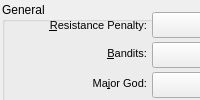
           <widget class="QWidget" name="tab_Config">
            <attribute name="title">
             <string>&amp;Config</string>
            </attribute>
            <attribute name="whatsThis">
             <string notr="true">CONFIG</string>
            </attribute>
            <layout class="QHBoxLayout" name="hlayout_Config">
             <property name="leftMargin">
              <number>0</number>
             </property>
             <property name="topMargin">
              <number>0</number>
             </property>
             <property name="rightMargin">
              <number>0</number>
             </property>
             <property name="bottomMargin">
              <number>0</number>
             </property>
             <item>
              <widget class="QFrame" name="frame_Config">
               <widget class="QGroupBox" name="grpbox_General">
                <property name="geometry">
                 <rect>
                  <x>2</x>
                  <y>2</y>
                  <width>300</width>
                  <height>300</height>
                 </rect>
                </property>
                <property name="sizePolicy">
                 <sizepolicy hsizetype="Fixed" vsizetype="Fixed">
                  <horstretch>0</horstretch>
                  <verstretch>0</verstretch>
                 </sizepolicy>
                </property>
                <property name="minimumSize">
                 <size>
                  <width>300</width>
                  <height>300</height>
                 </size>
                </property>
                <property name="title">
                 <string>General</string>
                </property>
                <widget class="QComboBox" name="combo_Bandits">
                 <property name="geometry">
                  <rect>
                   <x>150</x>
                   <y>40</y>
                   <width>145</width>
                   <height>26</height>
                  </rect>
                 </property>
                 <property name="minimumSize">
                  <size>
                   <width>145</width>
                   <height>0</height>
                  </size>
                 </property>
                 <property name="maximumSize">
                  <size>
                   <width>280</width>
                   <height>16777215</height>
                  </size>
                 </property>
                 <property name="font">
                  <font>
                   <pointsize>8</pointsize>
                  </font>
                 </property>
                 <property name="sizeAdjustPolicy">
                  <enum>QComboBox::AdjustToContentsOnFirstShow</enum>
                 </property>
                 <property name="minimumContentsLength">
                  <number>60</number>
                 </property>
                 <property name="placeholderText">
                  <string>Make a Selection</string>
                 </property>
                 <property name="modelColumn">
                  <number>0</number>
                 </property>
                </widget>
                <widget class="QComboBox" name="combo_MinorGods">
                 <property name="geometry">
                  <rect>
                   <x>150</x>
                   <y>100</y>
                   <width>145</width>
                   <height>26</height>
                  </rect>
                 </property>
                 <property name="minimumSize">
                  <size>
                   <width>145</width>
                   <height>0</height>
                  </size>
                 </property>
                 <property name="maximumSize">
                  <size>
                   <width>280</width>
                   <height>16777215</height>
                  </size>
                 </property>
                 <property name="font">
                  <font>
                   <pointsize>8</pointsize>
                  </font>
                 </property>
                 <property name="placeholderText">
                  <string>Make a Selection</string>
                 </property>
                </widget>
                <widget class="QLabel" name="label_Bandits_2">
                 <property name="geometry">
                  <rect>
                   <x>5</x>
                   <y>43</y>
                   <width>140</width>
                   <height>16</height>
                  </rect>
                 </property>
                 <property name="font">
                  <font>
                   <pointsize>8</pointsize>
                  </font>
                 </property>
                 <property name="text">
                  <string>&amp;Bandits:</string>
                 </property>
                 <property name="alignment">
                  <set>Qt::AlignRight|Qt::AlignTrailing|Qt::AlignVCenter</set>
                 </property>
                 <property name="buddy">
                  <cstring>combo_Bandits</cstring>
                 </property>
                </widget>
                <widget class="QLabel" name="label_Pantheon_2">
                 <property name="geometry">
                  <rect>
                   <x>5</x>
                   <y>73</y>
                   <width>140</width>
                   <height>16</height>
                  </rect>
                 </property>
                 <property name="minimumSize">
                  <size>
                   <width>0</width>
                   <height>0</height>
                  </size>
                 </property>
                 <property name="font">
                  <font>
                   <pointsize>8</pointsize>
                  </font>
                 </property>
                 <property name="text">
                  <string>Ma&amp;jor God:</string>
                 </property>
                 <property name="alignment">
                  <set>Qt::AlignRight|Qt::AlignTrailing|Qt::AlignVCenter</set>
                 </property>
                 <property name="buddy">
                  <cstring>combo_MajorGods</cstring>
                 </property>
                </widget>
                <widget class="QComboBox" name="combo_MajorGods">
                 <property name="geometry">
                  <rect>
                   <x>150</x>
                   <y>70</y>
                   <width>145</width>
                   <height>26</height>
                  </rect>
                 </property>
                 <property name="minimumSize">
                  <size>
                   <width>145</width>
                   <height>0</height>
                  </size>
                 </property>
                 <property name="maximumSize">
                  <size>
                   <width>280</width>
                   <height>16777215</height>
                  </size>
                 </property>
                 <property name="font">
                  <font>
                   <pointsize>8</pointsize>
                  </font>
                 </property>
                 <property name="placeholderText">
                  <string>Make a Selection</string>
                 </property>
                </widget>
                <widget class="QLabel" name="label_ResPenalty">
                 <property name="geometry">
                  <rect>
                   <x>5</x>
                   <y>13</y>
                   <width>140</width>
                   <height>20</height>
                  </rect>
                 </property>
                 <property name="font">
                  <font>
                   <pointsize>8</pointsize>
                  </font>
                 </property>
                 <property name="layoutDirection">
                  <enum>Qt::LeftToRight</enum>
                 </property>
                 <property name="text">
                  <string>&amp;Resistance Penalty:</string>
                 </property>
                 <property name="alignment">
                  <set>Qt::AlignRight|Qt::AlignTrailing|Qt::AlignVCenter</set>
                 </property>
                 <property name="buddy">
                  <cstring>combo_ResPenalty</cstring>
                 </property>
                </widget>
                <widget class="QComboBox" name="combo_ResPenalty">
                 <property name="geometry">
                  <rect>
                   <x>150</x>
                   <y>10</y>
                   <width>145</width>
                   <height>26</height>
                  </rect>
                 </property>
                 <property name="minimumSize">
                  <size>
                   <width>145</width>
                   <height>0</height>
                  </size>
                 </property>
                 <property name="maximumSize">
                  <size>
                   <width>280</width>
                   <height>16777215</height>
                  </size>
                 </property>
                 <property name="font">
                  <font>
                   <pointsize>8</pointsize>
                  </font>
                 </property>
                 <property name="sizeAdjustPolicy">
                  <enum>QComboBox::AdjustToContentsOnFirstShow</enum>
                 </property>
                 <property name="minimumContentsLength">
                  <number>60</number>
                 </property>
                 <property name="placeholderText">
                  <string>Make a Selection</string>
                 </property>
                 <property name="modelColumn">
                  <number>0</number>
                 </property>
                </widget>
                <widget class="QLabel" name="label_Pantheon_3">
                 <property name="geometry">
                  <rect>
                   <x>5</x>
                   <y>103</y>
                   <width>140</width>
                   <height>16</height>
                  </rect>
                 </property>
                 <property name="minimumSize">
                  <size>
                   <width>0</width>
                   <height>0</height>
                  </size>
                 </property>
                 <property name="font">
                  <font>
                   <pointsize>8</pointsize>
                  </font>
                 </property>
                 <property name="text">
                  <string>Min&amp;or God:</string>
                 </property>
                 <property name="alignment">
                  <set>Qt::AlignRight|Qt::AlignTrailing|Qt::AlignVCenter</set>
                 </property>
                 <property name="buddy">
                  <cstring>combo_MinorGods</cstring>
                 </property>
                </widget>
               </widget>
               <widget class="QGroupBox" name="grpbox_SkillOptions">
                <property name="geometry">
                 <rect>
                  <x>308</x>
                  <y>2</y>
                  <width>300</width>
                  <height>300</height>
                 </rect>
                </property>
                <property name="sizePolicy">
                 <sizepolicy hsizetype="Fixed" vsizetype="Fixed">
                  <horstretch>0</horstretch>
                  <verstretch>0</verstretch>
                 </sizepolicy>
                </property>
                <property name="minimumSize">
                 <size>
                  <width>300</width>
                  <height>300</height>
                 </size>
                </property>
                <property name="title">
                 <string>Skill Options</string>
                </property>
               </widget>
               <widget class="QGroupBox" name="grpbox_Combat">
                <property name="geometry">
                 <rect>
                  <x>2</x>
                  <y>308</y>
                  <width>300</width>
                  <height>300</height>
                 </rect>
                </property>
                <property name="sizePolicy">
                 <sizepolicy hsizetype="Fixed" vsizetype="Fixed">
                  <horstretch>0</horstretch>
                  <verstretch>0</verstretch>
                 </sizepolicy>
                </property>
                <property name="minimumSize">
                 <size>
                  <width>300</width>
                  <height>300</height>
                 </size>
                </property>
                <property name="title">
                 <string>When in Combat</string>
                </property>
               </widget>
               <widget class="QGroupBox" name="grpbox_5">
                <property name="geometry">
                 <rect>
                  <x>614</x>
                  <y>2</y>
                  <width>300</width>
                  <height>300</height>
                 </rect>
                </property>
                <property name="sizePolicy">
                 <sizepolicy hsizetype="Fixed" vsizetype="Fixed">
                  <horstretch>0</horstretch>
                  <verstretch>0</verstretch>
                 </sizepolicy>
                </property>
                <property name="minimumSize">
                 <size>
                  <width>300</width>
                  <height>300</height>
                 </size>
                </property>
                <property name="title">
                 <string>GroupBox</string>
                </property>
               </widget>
               <widget class="QGroupBox" name="grpbox_EffectiveDPS">
                <property name="geometry">
                 <rect>
                  <x>308</x>
                  <y>308</y>
                  <width>300</width>
                  <height>300</height>
                 </rect>
                </property>
                <property name="sizePolicy">
                 <sizepolicy hsizetype="Fixed" vsizetype="Fixed">
                  <horstretch>0</horstretch>
                  <verstretch>0</verstretch>
                 </sizepolicy>
                </property>
                <property name="minimumSize">
                 <size>
                  <width>300</width>
                  <height>300</height>
                 </size>
                </property>
                <property name="title">
                 <string>For Effective DPS</string>
                </property>
               </widget>
               <widget class="QGroupBox" name="grpbox_6">
                <property name="geometry">
                 <rect>
                  <x>614</x>
                  <y>308</y>
                  <width>300</width>
                  <height>300</height>
                 </rect>
                </property>
                <property name="sizePolicy">
                 <sizepolicy hsizetype="Fixed" vsizetype="Fixed">
                  <horstretch>0</horstretch>
                  <verstretch>0</verstretch>
                 </sizepolicy>
                </property>
                <property name="minimumSize">
                 <size>
                  <width>300</width>
                  <height>300</height>
                 </size>
                </property>
                <property name="title">
                 <string>GroupBox</string>
                </property>
               </widget>
              </widget>
             </item>
            </layout>
           </widget>
